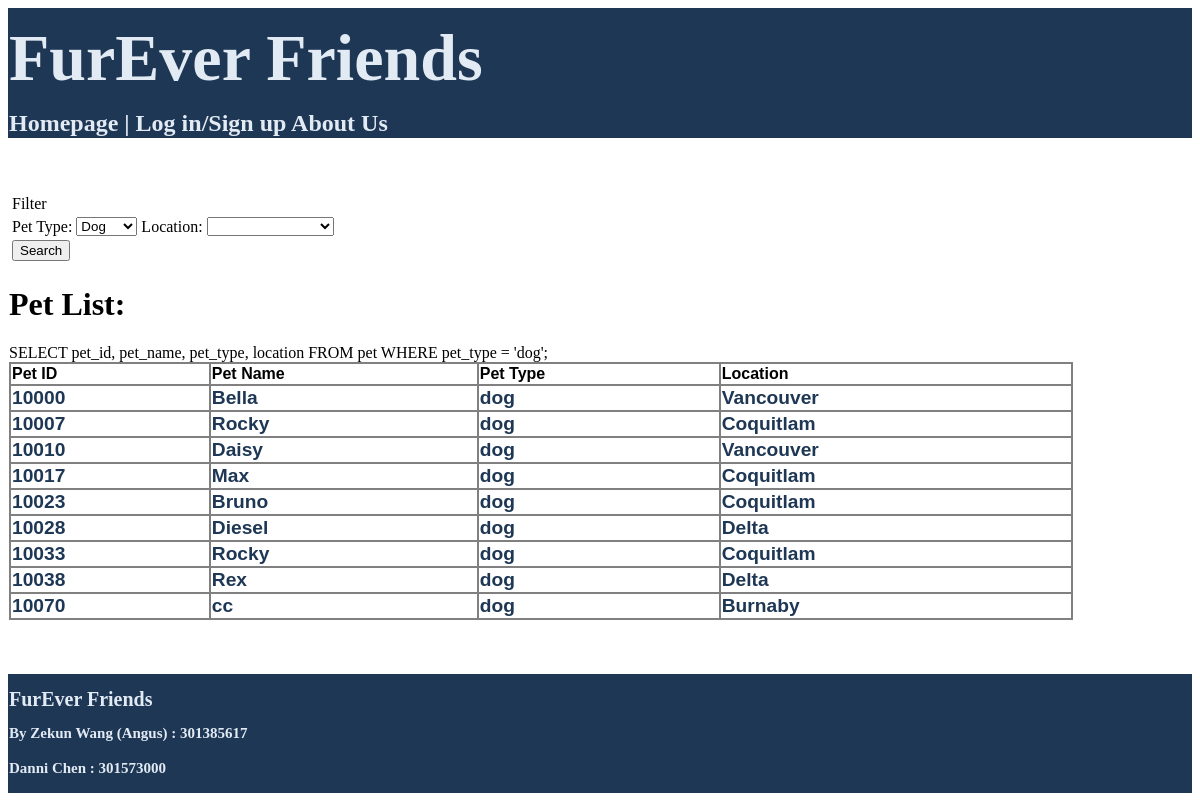
The page /public/pages/homepage.php?pet_type=dog on the database as committed earlier.
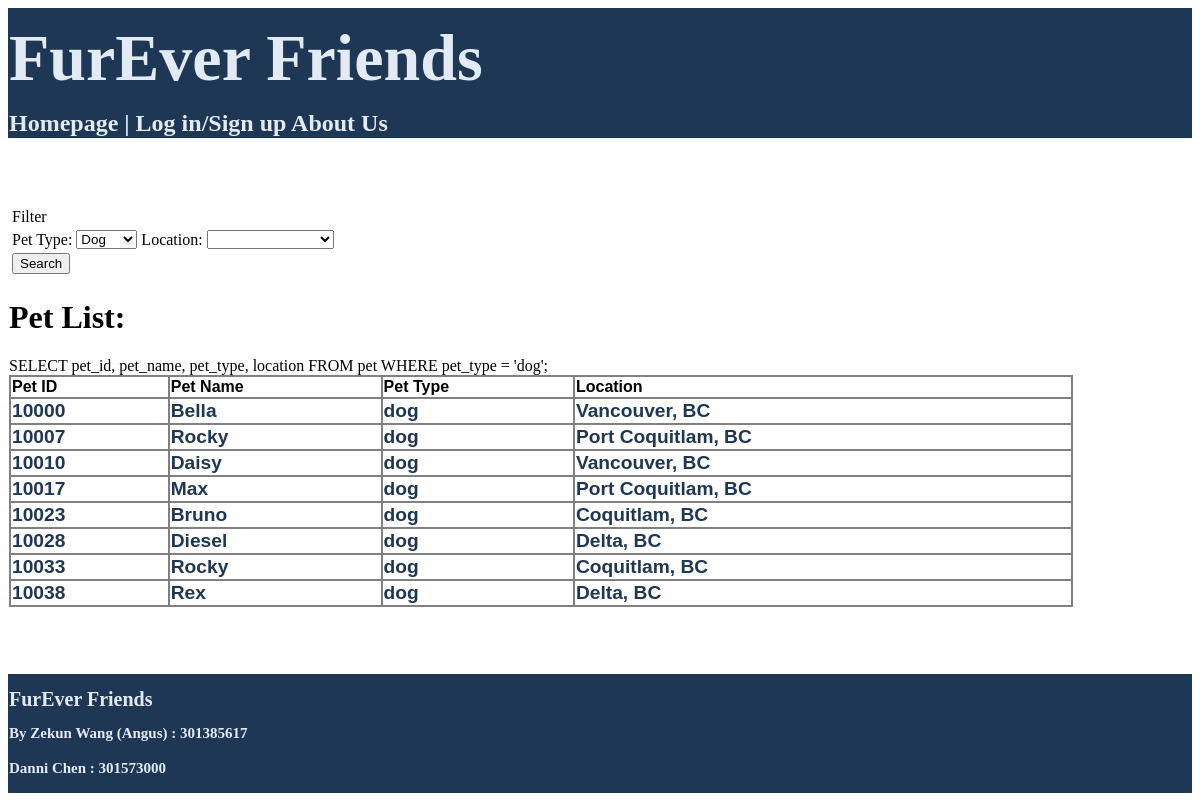
The same page on the database as committed later.
### tables this page shows
CREATE TABLE `pet` (
  `pet_id` int(5) NOT NULL,
  `pet_name` varchar(20) NOT NULL,
  `location` varchar(50) NOT NULL,
  `pet_type` varchar(20) NOT NULL,
  `post_date` date NOT NULL,
  `description` text NOT NULL
);

### public/pages/homepage.php (the view, shortened to what this page needs)
<?php
if( isset($_GET['pet_type'])) $pet_type=trim($_GET['pet_type']);
require(SHARED_PATH.'/header.php');
require(PRIVATE_PATH.'/functions/functions.php');
echo "<form action= homepage.php>";
echo "<table>";
echo "<tr><td><lable>Filter </lable></td></tr>";
drop_list('Pet Type: ', 'pet_type' , ['','dog','cat','horse','rabbit','bird','fish','other'],['','Dog','Cat','Horse','Rabbit','Bird','Fish','Other']);
search_button();
echo "</table>";
echo "</form>";
echo "<h1>Pet List: </h1>";
if(!empty($pet_type) && empty($location)){
    $general_query = "SELECT pet_id, pet_name, pet_type, location FROM pet WHERE pet_type = '".$pet_type."';";
}
echo $general_query;
$select_result = mysqli_query($connection, $general_query);
if(mysqli_num_rows($select_result) != 0){
    echo"<table class='resultTable'><tr>";
        echo "<td class='tableGrid'><p class='tableHeader'>Pet ID</p></td>";
        echo "<td class='tableGrid'><p class='tableHeader'>Pet Name</p></td>";
        echo "<td class='tableGrid'><p class='tableHeader'>Pet Type</p></td>";
        echo "<td class='tableGrid'><p class='tableHeader'>Location</p></td>";
    echo "</tr><tr>";
    while($row = mysqli_fetch_assoc($select_result)){
        $pet_id = $row['pet_id'];
        echo "<td class='tableGrid'><a href='pet_information.php?edit=$pet_id' id='link1'>". $row['pet_id']. "</a></td>";
        echo "<td class='tableGrid'><a href='pet_information.php?edit=$pet_id' id='link1'>". $row['pet_name']. "</a></td>";
        echo "<td class='tableGrid'><a href='pet_information.php?edit=$pet_id' id='link1'>". $row['pet_type']. "</a></td>";
        echo "<td class='tableGrid'><a href='pet_information.php?edit=$pet_id' id='link1'>". $row['location']. "</a></td>";
        echo"</tr>";
    }
    echo"</table>";
}
else{
    echo"<tr>Result is empty!</tr>";
}
require(SHARED_PATH.'/footer.php');
?>

### private/shared/header.php (shortened to what this page needs)
<?php require_once("../../private/functions/initialization.php") ?>
<html>
<head>
</head>
<body>
    <table style="height:85%; width:100%;border-spacing:0px">
    <tr style="height:100px;background-color:#1E3755">
        <th style="font-family:verdana;font-size:66px;color:#E2EAF4;text-align:left">FurEver Friends</th>
    </tr>
    <?php
    if(isset($_SESSION['user_name'])){
        $user_name = $_SESSION['user_name'];
        $type_query = "SELECT user_type FROM user WHERE user_name = '" . $user_name. "'";
        $type_res = mysqli_query($connection, $type_query);
        $userType = mysqli_fetch_assoc($type_res)['user_type'];
        if($userType == 'provider'){
            echo'
                <tr height="30" bgcolor="#1E3755">
                    <td style="font-family:verdana;font-size:24px;color:#E2EAF4;" id="header">
                        <strong><a href= "../../public/pages/homepage.php"> Homepage </a> |
                                <a href= "../../public/staff/general/login.php"> Log in/Sign up </a>
                                <a href= "../../public/pages/about_us.php"> About Us </a>
                                <a href= "../../public/staff/provider/provider_dashboard.php"> Account Information </a>
                    </td>
                <tr bgcolor="FFFFFF">
                <td >';
        }
        else if($userType == 'adopter'){
            echo'
                <tr height="30" bgcolor="#1E3755">
                    <td style="font-family:verdana;font-size:24px;color:#E2EAF4;" id="header">
                        <strong><a href= "../../public/pages/homepage.php"> Homepage </a> |
                                <a href= "../../public/staff/general/login.php"> Log in/Sign up </a>
                                <a href= "../../public/pages/about_us.php"> About Us </a>
                                <a href= "../../public/staff/adopter/adopter_dashboard.php"> Account Information </a>
                    </td>
                <tr bgcolor="FFFFFF">
                <td >';
        }
    }
    else{
        echo'
        <tr height="30" bgcolor="#1E3755">
            <td style="font-family:verdana;font-size:24px;color:#E2EAF4;" id="header">
                <strong><a href= "../../public/pages/homepage.php"> Homepage </a> |
                        <a href= "../../public/staff/general/login.php"> Log in/Sign up </a>
                        <a href= "../../public/pages/about_us.php"> About Us </a>
            </td>
        <tr bgcolor="FFFFFF">
        <td >';
    }
    ?>

### private/functions/functions.php
<?php
function drop_list($label,$varname,$options,$texts) {
	global $$varname;
	echo "<td id='label2'>$label</td>";
	echo "<td><select name=\"$varname\"";
	echo ">";
	$i = 0;
	foreach($options as $opt)
		drop_option($texts[$i++],$varname, $opt);
	echo "</select></td>";
}
function drop_option($text,$varname, $opt) {
	global $$varname;
	echo "<option value=\"$opt\" ";
	if (!empty($$varname) && $$varname==$opt ) echo "selected";
	echo ">$text</option>\n";
}
function search_button() {
	echo "<tr><td id='submit'><input type=\"submit\"  name=\"submit\" border=0 value=\"Search\"></td></tr>";
}
?>

### private/shared/footer.php (shortened to what this page needs)
<footer>
    <table style="width:100%;border-spacing:0px" id="footer">
        <tr style="height:50px;background-color:#1E3755">
            <th style="font-family:verdana;font-size:20px;color:#E2EAF4;text-align:left">FurEver Friends</th>
        </tr>
        <tr style="background-color:#1E3755">
            <th style="font-family:verdana;font-size:15px;color:#E2EAF4;text-align:left">By Zekun Wang (Angus) : 301385617</th>
        </tr>
        <tr style="height:50px;background-color:#1E3755">
            <th style="font-family:verdana;font-size:15px;color:#E2EAF4;text-align:left">Danni Chen : 301573000</th>
        </tr>
    </table>
</footer>
</body>
</html>

### private/shared/header.php (style rules this page uses)
a { color:#E2EAF4; text-decoration: none; }

Rows that differ between the two databases and show on the page:
removed pet: pet_id "10070", pet_name "cc", pet_type "dog", location "Burnaby"
changed pet "Bella": location "Vancouver" → "Vancouver, BC"
changed pet id 10007: location "Coquitlam" → "Port Coquitlam, BC"
changed pet "Daisy": location "Vancouver" → "Vancouver, BC"
changed pet "Max": location "Coquitlam" → "Port Coquitlam, BC"
changed pet "Bruno": location "Coquitlam" → "Coquitlam, BC"
changed pet "Diesel": location "Delta" → "Delta, BC"
changed pet id 10033: location "Coquitlam" → "Coquitlam, BC"
changed pet "Rex": location "Delta" → "Delta, BC"
